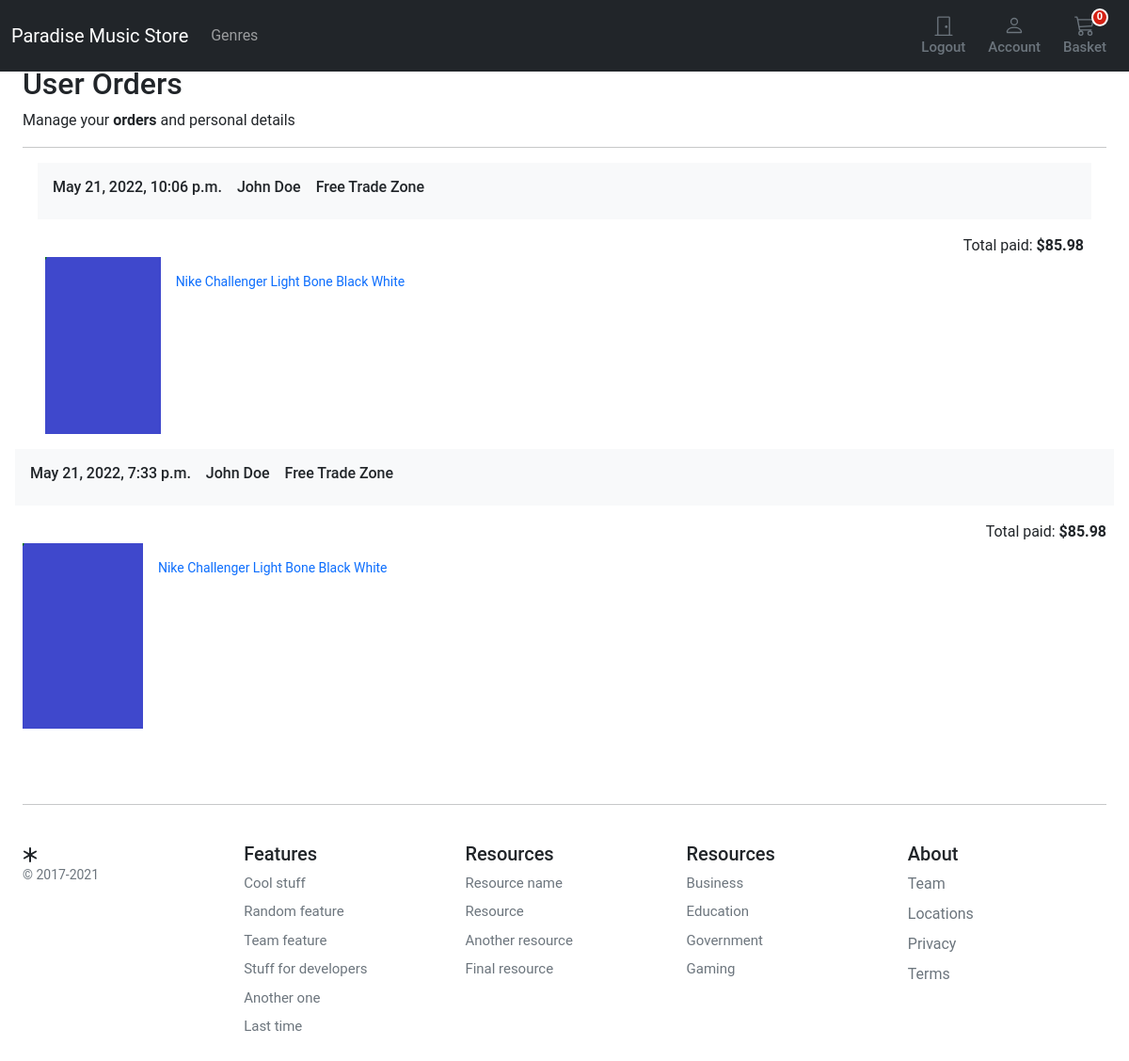
The app's page /account/user_orders/ (signed in), older data.
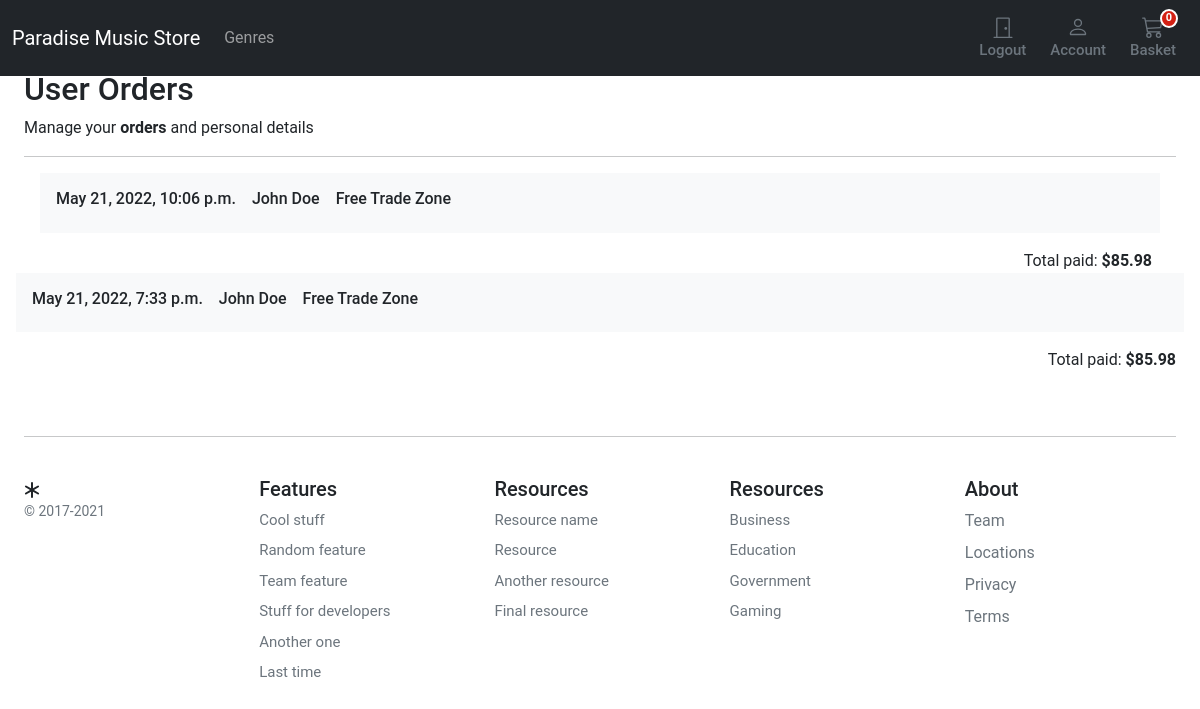
The same page, newer data.
### orders/models.py (models this page shows, shortened)
class Order(models.Model):
    user = models.ForeignKey(settings.AUTH_USER_MODEL, on_delete=models.CASCADE, related_name="order_user")
    full_name = models.CharField(max_length=50)
    email = models.EmailField(max_length=254, blank=True)
    address1 = models.CharField(max_length=250)
    address2 = models.CharField(max_length=250)
    city = models.CharField(max_length=100)
    phone = models.CharField(max_length=100)
    postal_code = models.CharField(max_length=20)
    country_code = models.CharField(max_length=4, blank=True)
    created = models.DateTimeField(auto_now_add=True)
    updated = models.DateTimeField(auto_now=True)
    total_paid = models.DecimalField(max_digits=5, decimal_places=2)
    order_key = models.CharField(max_length=200)
    payment_option = models.CharField(max_length=200, blank=True)
    billing_status = models.BooleanField(default=False)
    class Meta:
        ordering = ("-created",)

class OrderItem(models.Model):
    order = models.ForeignKey(Order, related_name="items", on_delete=models.CASCADE)
    product = models.ForeignKey(Product, related_name="order_items", on_delete=models.CASCADE)
    price = models.DecimalField(max_digits=5, decimal_places=2)
    quantity = models.PositiveIntegerField(default=1)

### store/models.py (models this page shows)
class ProductImage(models.Model):
    product = models.ForeignKey(Product, on_delete=models.CASCADE, related_name="product_image")
    image = models.ImageField(
        verbose_name=_("image"),
        help_text=_("Upload a product image"),
        upload_to="images/",
        default="images/default.png",
    )
    alt_text = models.CharField(
        verbose_name=_("Alturnative text"),
        help_text=_("Please add alturnative text"),
        max_length=255,
        null=True,
        blank=True,
    )
    is_feature = models.BooleanField(default=False)
    created_at = models.DateTimeField(auto_now_add=True, editable=False)
    updated_at = models.DateTimeField(auto_now=True)
    class Meta:
        verbose_name = _("Product Image")
        verbose_name_plural = _("Product Images")

class Product(models.Model):
    product_type = models.ForeignKey(ProductType, on_delete=models.RESTRICT)
    category = models.ForeignKey(Category, on_delete=models.RESTRICT)
    title = models.CharField(
        verbose_name=_("title"),
        help_text=_("Required"),
        max_length=255,
    )
    description = models.TextField(verbose_name=_("description"), help_text=_("Not Required"), blank=True)
    slug = models.SlugField(max_length=255)
    regular_price = models.DecimalField(
        verbose_name=_("Regular price"),
        help_text=_("Maximum 999.99"),
        error_messages={
            "name": {
                "max_length": _("The price must be between 0 and 999.99."),
            },
        },
        max_digits=5,
        decimal_places=2,
    )
    discount_price = models.DecimalField(
        verbose_name=_("Discount price"),
        help_text=_("Maximum 999.99"),
        error_messages={
            "name": {
                "max_length": _("The price must be between 0 and 999.99."),
            },
        },
        max_digits=5,
        decimal_places=2,
    )
    is_active = models.BooleanField(
        verbose_name=_("Product visibility"),
        help_text=_("Change product visibility"),
        default=True,
    )
    created_at = models.DateTimeField(_("Created at"), auto_now_add=True, editable=False)
    updated_at = models.DateTimeField(_("Updated at"), auto_now=True)
    users_wishlist = models.ManyToManyField(settings.AUTH_USER_MODEL, related_name="user_wishlist", blank=True)
    class Meta:
        ordering = ("-created_at",)
        verbose_name = _("Product")
        verbose_name_plural = _("Products")
    def get_absolute_url(self):
        return reverse("store:product_detail", args=[self.slug])
    def __str__(self):
        return self.title

### account/views.py (the view)
# urls.py: path("user_orders/", views.user_orders, name="user_orders"),
@login_required
def user_orders(request):
    user_id = request.user.id
    orders = Order.objects.filter(user_id=user_id).filter(billing_status=True)
    return render(request, "account/dashboard/user_orders.html", {"orders": orders})

### basket/basket.py (called while the page is built)
    def __len__(self):
        return sum(item["qty"] for item in self.basket.values())

### basket/context_processors.py (called while the page is built)
def basket(request):
    return {'basket': Basket(request)}

### store/context_processors.py (called while the page is built)
def categories(request):
    return {"categories": Category.objects.filter(level=0)}

### store/models.py (called while the page is built)
    def get_absolute_url(self):
        return reverse("store:category_list", args=[self.slug])

### templates/account/dashboard/user_orders.html (shortened to what this page needs)
{% extends "../sub_base.html" %}
{% block sub_content %}
<div class="col-12">
  <h1 class="h2">User Orders</h1>
</div>
<div class="col-12 d-flex justify-content-between">
  <div>Manage your <b>orders</b> and personal details</div>
</div>
<hr />
 <div class="container">
    {% for order in orders %}
    <div class="row g-3">
      <div class="col-12 bg-light p-3 d-flex justify-content-between">
        <div class="d-flex d-flex-inline">
          <h6 class="pe-3">{{ order.created }}</h6>
            <h6 class="pe-3">   {{order.full_name}}   </h6>
            <h6 class="pe-3">{{order.address1}}      </h6>
            <h6 class="pe-3">   {{order.post_code}}  </h6>
          </div>
        </div>
        <div class="text-end">
          Total paid: <span class="fw-bold">${{ order.total_paid }}</span>
        </div>
      </div>
      <div class="col-md-7 col-lg-8 p-0">
        {% for item in order.items.all %}
        <div class="card mb-3 border-0">
          <div class="row g-0">
            <div class="col-md-2 d-none d-md-block">
            {% for image in item.product.product_image.all %}
            {% if image.is_feature %}
            <img class="img-fluid" alt="Responsive image" src="{{ image.image.url }}" alt="{{ image.image.alt_text }}">
            {% endif %}
            {% endfor %}
            </div>
            <div class="col-md-10">
              <div class="card-body p-3">
                <a class="text-decoration-none" href="{{ item.product.get_absolute_url }}">
                  <p class="card-text small">{{item.product|title}}</p>
                </a>
              </div>
            </div>
          </div>
        </div>
        {% endfor %}
      </div>
    </div>
    {% endfor %}
  </div>
{% endblock %}

Row changes from the older to the newer data that the page shows:
removed OrderItem: product "Nike Challenger Light Bone Black White", shown under Order "May 21, 2022, 10:06 p.m."
removed ProductImage: image (placeholder picture)
removed OrderItem: product "Nike Challenger Light Bone Black White", shown under Order "May 21, 2022, 7:33 p.m."
